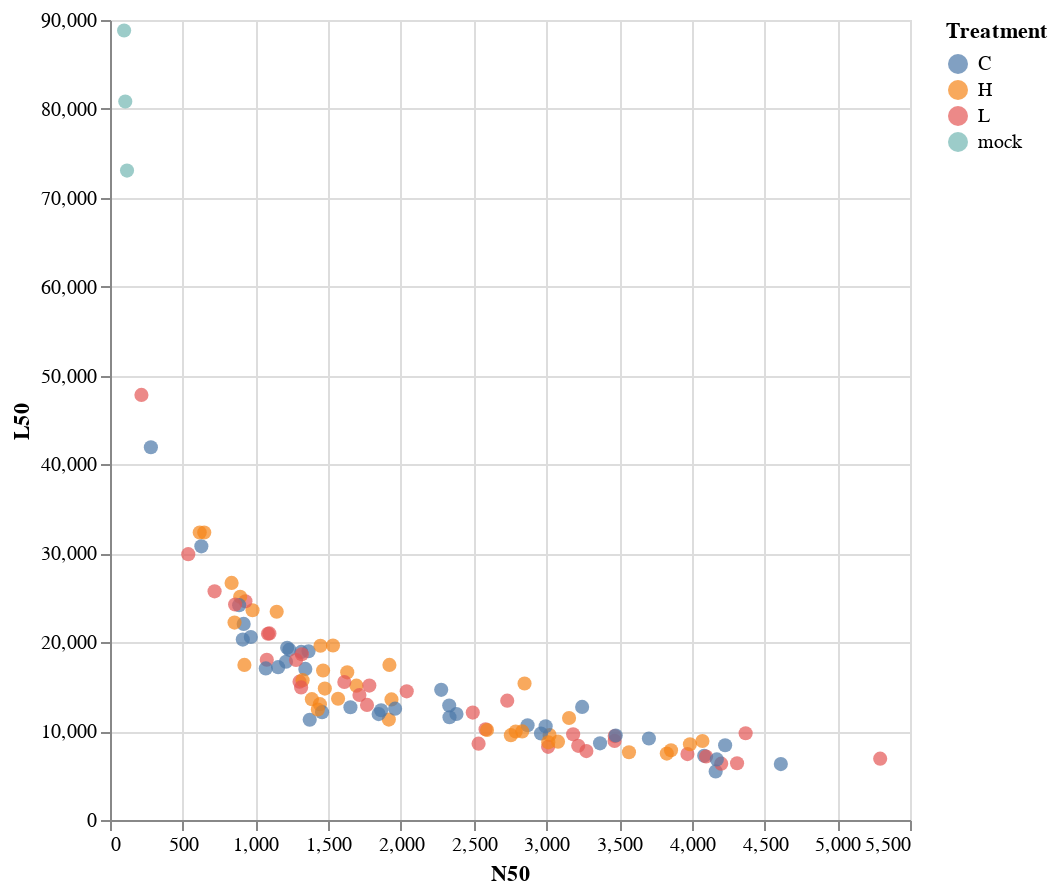

The code cell stored with this chart in its notebook:
### Code cell
alt.Chart(asm_stats.reset_index()).mark_circle(size=si_var, opacity=op_var).encode(
    x="N50", y="L50", color="Treatment",
    tooltip=["sample_id","Contigs","Assembly size (Mbp)", "N50","L50", "N_Predicted_Genes", "Group"]
).add_params(
    op_var, si_var,
).properties(width=400, height=400)
